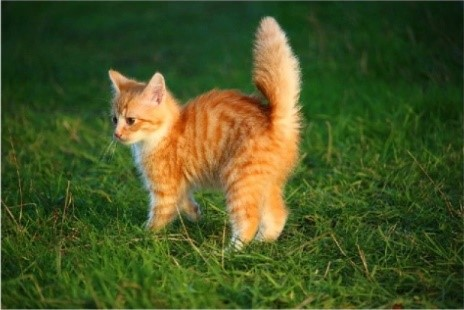
%> input picture E28/cat.jpg, 464 x 310 px
$ octave E28.m   (GNU Octave 9; MATLAB toolbox functions it lacks are replaced by stand-ins)
%> lines starting %> are read from the running program, lines starting %| are printed output that depends on the picture; in (x1, y1, x2, y2) boxes, pixels count from 0 and x2, y2 are one past the last pixel; in counts of white or black regions, pixels touching at a corner belong together; the program's own positions count from 1
clc; clear; close all; warning off all;
Img=imread("cat.jpg");
%> Img is the input picture: size 310x464x3 uint8; mean R, G, B 71.6, 85.8, 36.3
grayImage=double(rgb2gray(Img));
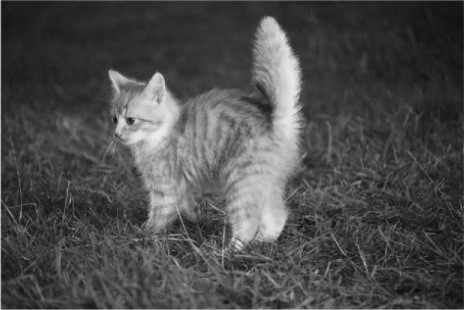
%> grayImage: size 310x464 double; min 11, max 238, mean 75.9
subplot(2,2,1); imshow(Img,[]);  title("ORİJİNAL RESİM");
subplot(2,2,2); imshow(grayImage,[]); title("GRAYSCALE RESİM");
numberOfClasses=2; indexes=kmeans(grayImage(:),numberOfClasses); classImage=reshape(indexes,size(grayImage));
%> after `classImage=reshape(indexes,size(grayImage))`:
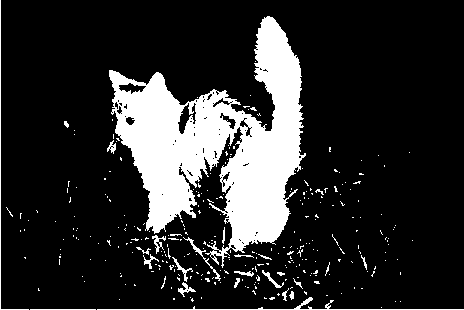
%> classImage: size 310x464 double; values 1 (black) and 2 (white), 17.2% white; 304 white regions (279 under 20 px), largest, box (x1, y1, x2, y2) and area: (109, 16, 306, 268) 21893, (97, 297, 464, 310) 483, (0, 0, 29, 310) 338
h=subplot(2,2,3); imshow(classImage,[]); title("CLASSIFIED IMAGE");
class=zeros(size(grayImage));
area=zeros(numberOfClasses,1);
for n=1:numberOfClasses
    class(:,:,n)=classImage==n;
    area(n)=sum(sum(class(:,:,n)));
end
%> after the loop, area = [119033; 24807]
[~,min_area]=min(area);
%> min_area = 2
object=classImage==min_area;
bw=medfilt2(object,[5 5]);
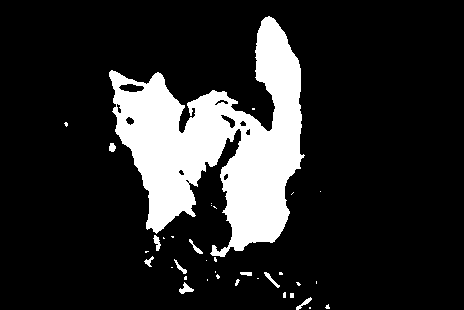
%> bw: size 310x464 logical; 15.8% white; 36 white regions (24 under 20 px), largest, box (x1, y1, x2, y2) and area: (109, 16, 305, 257) 22060, (179, 282, 194, 294) 85, (153, 235, 161, 251) 69
bw=bwareaopen(bw,5000);
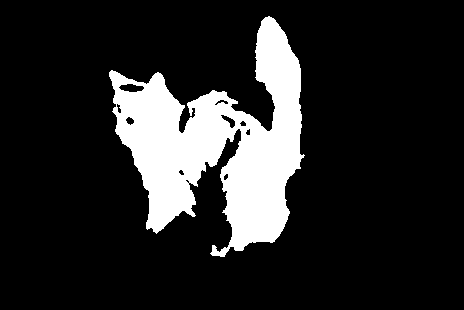
%> bw: size 310x464 logical; 15.3% white; 1 white region
s=regionprops(bw,"BoundingBox");
%> s = 1 region; box (x1, y1, x2, y2): (109, 16, 305, 257)
bbox=cat(1, s.BoundingBox);
%> bbox = [109.5 16.5 196 241]
RGB = insertShape(Img, "FilledRectangle",bbox,"Color","yellow","Opacity",0.3);
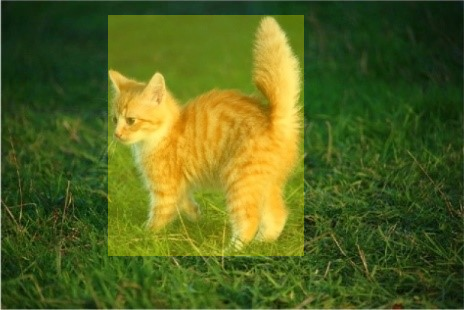
%> RGB: size 310x464x3 uint8; mean R, G, B 84, 99.6, 30.3
RGB=insertObjectAnnotation(RGB,"rectangle",bbox,"OBJE","TextBoxOpacity",0.9,"FontSize",18);
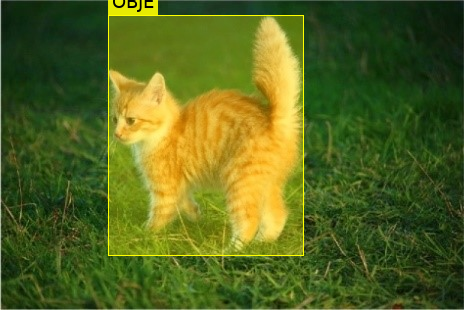
%> RGB: size 310x464x3 uint8; 1.13% of pixels changed, all inside (x1, y1, x2, y2) = (108, 0, 304, 256)
subplot(2,2,4); imshow(RGB,[]); title("TESPİT EDİLEN OBJE");
